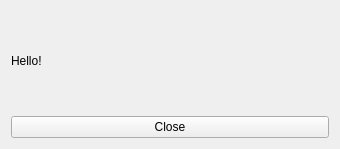
<?xml version="1.0" encoding="UTF-8"?>
<ui version="4.0">
 <class>win</class>
 <widget class="QWidget" name="win">
  <property name="geometry">
   <rect>
    <x>0</x>
    <y>0</y>
    <width>340</width>
    <height>149</height>
   </rect>
  </property>
  <property name="windowTitle">
   <string>Form</string>
  </property>
  <layout class="QHBoxLayout" name="horizontalLayout">
   <item>
    <layout class="QVBoxLayout" name="verticalLayout">
     <item>
      <widget class="QLabel" name="label">
       <property name="text">
        <string>Hello!</string>
       </property>
      </widget>
     </item>
     <item>
      <widget class="QPushButton" name="button">
       <property name="text">
        <string>Close</string>
       </property>
      </widget>
     </item>
    </layout>
   </item>
  </layout>
 </widget>
 <resources/>
 <connections>
  <connection>
   <sender>button</sender>
   <signal>clicked()</signal>
   <receiver>win</receiver>
   <slot>close()</slot>
   <hints>
    <hint type="sourcelabel">
     <x>294</x>
     <y>122</y>
    </hint>
    <hint type="destinationlabel">
     <x>335</x>
     <y>127</y>
    </hint>
   </hints>
  </connection>
 </connections>
</ui>
